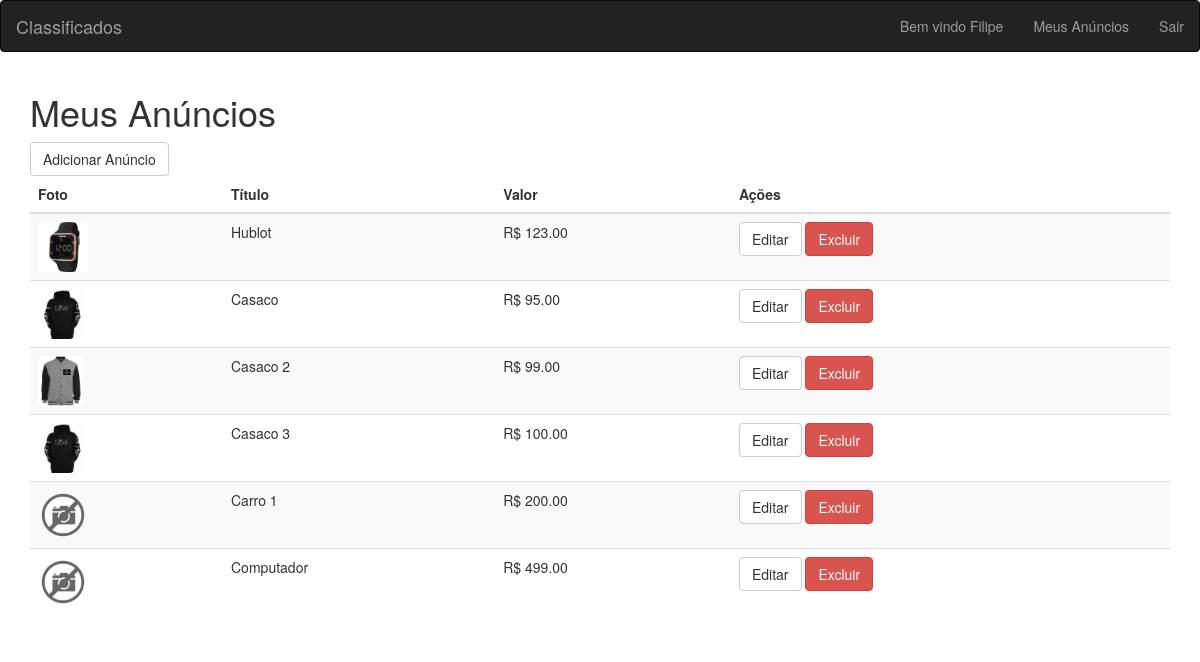
The app's page /meus-anuncios.php (signed in) with its own data.
### tables this page shows
CREATE TABLE `usuarios` (
  `id` int(11) NOT NULL,
  `nome` varchar(100) NOT NULL,
  `email` varchar(100) NOT NULL,
  `senha` varchar(32) NOT NULL,
  `telefone` varchar(30) DEFAULT NULL
);

CREATE TABLE `anuncios` (
  `id` int(11) NOT NULL,
  `id_usuario` int(11) NOT NULL,
  `id_categoria` int(11) NOT NULL,
  `titulo` varchar(100) NOT NULL,
  `descricao` text NOT NULL,
  `valor` float NOT NULL,
  `estado` int(11) NOT NULL
);

### classes/usuarios.class.php (called while the page is built, shortened)
<?php
class Usuarios {
    public function getNome($id) {
        global $pdo;
        $sql = "SELECT nome FROM usuarios WHERE id = :id";
        $sql = $pdo->prepare($sql);
        $sql->bindValue(":id", $id);
        $sql->execute();
        if($sql->rowCount() > 0) {
            $dado = $sql->fetch();
            return $dado['nome'];
        } else {
            return false;
        }
    }
}

### classes/anuncios.class.php (called while the page is built, shortened)
<?php
class Anuncios {
    public function getMeusAnuncios() {
        global $pdo;
        $array = array();
        $sql = "SELECT *,
        (select anuncios_imagens.url from anuncios_imagens WHERE anuncios_imagens.
        id_anuncio = anuncios.id LIMIT 1) as url
        FROM anuncios
        WHERE id_usuario = :id_usuario";
        $sql = $pdo->prepare($sql);
        $sql->bindValue(":id_usuario", $_SESSION['cLogin']);
        $sql->execute();
        if($sql->rowCount() > 0) {
            $array = $sql->fetchAll();
        }
        return $array;
    }
}

### meus-anuncios.php (the view, shortened to what this page needs)
<?php require_once 'pages/header.php'; ?>
<div class="container">
    <h1>Meus Anúncios</h1>
    <a href="add-anuncio.php" class="btn btn-default">Adicionar Anúncio</a>
    <table class="table table-striped">
        <thead>
            <tr>
                <th>Foto</th>
                <th>Título</th>
                <th>Valor</th>
                <th>Ações</th>
            </tr>
        </thead>
        <?php
        require_once 'classes/anuncios.class.php';
        $a = new Anuncios();
        $anuncios = $a->getMeusAnuncios();
        foreach($anuncios as $anuncio):
        ?>
        <tr>
            <td>
                <?php if(!empty($anuncio['url'])): ?>
                <img src="assets/images/anuncios/<?php echo $anuncio['url'] ?>" height="50" border="0" />
                <?php else: ?>
                <img src="assets/images/default.png" height="50" border="0" />
                <?php endif; ?>
            </td>
            <td><?php echo $anuncio['titulo']; ?></td>
            <td>R$ <?php echo number_format($anuncio['valor'], 2); ?></td>
            <td>
                <a href="editar-anuncio.php?id=<?php echo $anuncio['id'] ?>" class="btn btn-default">Editar</a>
                <a href="excluir-anuncio.php?id=<?php echo $anuncio['id'] ?>" class="btn btn-danger">Excluir</a>
            </td>
        </tr>
        <?php endforeach; ?>
    </table>
</div>
<?php require_once 'pages/footer.php'; ?>

### pages/header.php (shortened to what this page needs)
<?php require_once 'config.php'; ?>
<!DOCTYPE html>
<html>
<head>
    <link rel="stylesheet" href="assets/css/bootstrap.min.css" />
    <link rel="stylesheet" href="assets/css/style.css" />
</head>
<body>
    <nav class="navbar navbar-inverse">
        <div class="container-fluid">
            <div class="navbar-header">
                <a href="./" class="navbar-brand">Classificados</a>
            </div>
            <ul class="nav navbar-nav navbar-right">
                <?php if(isset($_SESSION['cLogin']) && !empty($_SESSION['cLogin'])): ?>
                    <?php
                    require_once 'classes/usuarios.class.php';
                    $u = new Usuarios();
                    $nome = $u->getNome($_SESSION['cLogin']);
                    ?>
                    <li><a href="">Bem vindo <?php echo $nome ?></a></li>
                    <li><a href="meus-anuncios.php">Meus Anúncios</a></li>
                    <li><a href="sair.php">Sair</a></li>
                <?php else: ?>
                    <li><a href="cadastre-se.php">Cadastre-se</a></li>
                    <li><a href="login.php">Login</a></li>
                <?php endif; ?>
            </ul>
        </div>
    </nav>

### records on screen
usuarios: nome "Filipe"
anuncios: shows a picture, titulo "Hublot", valor "123.00"
anuncios: titulo "Casaco", valor "95.00"
anuncios: shows a picture, titulo "Casaco 2", valor "99.00"
anuncios: titulo "Casaco 3", valor "100.00"
anuncios: titulo "Carro 1", valor "200.00"
anuncios: titulo "Computador", valor "499.00"
